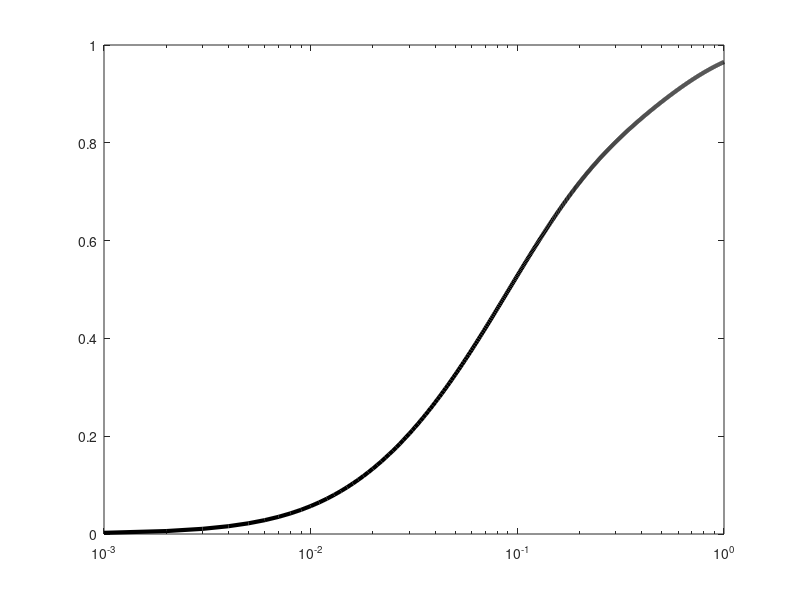

The MATLAB source for this figure: (Note: this script raises an error after producing the figure.)
%% snase.m 2008-01-18: 

clear

global Time
global N_ex_0
global k1 k2 k3 k4 k5 k6 k7 k8 k9 k10
global n


%%%%%%%%%%%%%%%%%%%%%%%%%%%%%%%%%%%%
%% generate "exp" data from fitted Rates/Norm-Amp //2008-01-17 Sabrina's
%% DATA_FOR_KRISHNA.XLS:

Time=[0:0.001:1];

Data0=[0    2.4		0.32	13.5	0.55	199 	-0.034];   %Refolding data at zero denaturant

N_ex_0=1 - (Data0(3)*exp(-Data0(2)*Time) + Data0(5)*exp(-Data0(4)*Time) + Data0(7)*exp(-Data0(6)*Time))/(Data0(3)+Data0(5)+Data0(7));
semilogx(Time, N_ex_0,'k','LineWidth',3)
hold on


% %%%%%%%%%%%%%%%%%%%%%%%%%%%%%%%%%%%%
% %%fitting to SNase_PPOE_1 model:
% n=1;
% 
% %choose initial values for fitting:
% inipara_k=[15.7 0.58 465 3e-3 262 3.58 3109 909];
% for i=1:8
%     inipara_k(i)=inipara_k(i)*10^random('Normal',0,1);
% end
% 
% lowBd=[0 0 0 0 0 0 0 0];
% uppBd=[Inf Inf Inf Inf Inf Inf Inf Inf];
% options=optimset('MaxIter',100);
% [fitPara_k,r1_k,r2_k,exitFlag_k,output_k]=lsqnonlin(@snase_fit_k,inipara_k,lowBd,uppBd,options);
% 
% k_ppoe1=fitPara_k %fitted k1,k2,..,k8
% 
% %%plot fitted N & U, Is curves:
% k1=fitPara_k(1);  k2=fitPara_k(2);  k3=fitPara_k(3);  k4=fitPara_k(4); 
% k5=fitPara_k(5);  k6=fitPara_k(6);  k7=fitPara_k(7);  k8=fitPara_k(8);
% [t,y] = ode15s('snase_folding_ppoe1',Time,[1 0 0 0 0]); 
% semilogx(t,y(:,1),'b'); hold on %plot U
% semilogx(t,y(:,2),'g'); hold on %plot I
% semilogx(t,y(:,3),'r'); hold on %plot N by red color *
% semilogx(t,y(:,4),'m'); hold on %plot I1x 
% semilogx(t,y(:,5),'y'); hold on %plot I2x 
% xlabel('Time (s)')
% ylabel('Population')
% axis([1e-3 1.1 -0.05 1.05])
% title('PPOE_1 Fitting')

% 
% 
% inipara_m=[-2 1 -2 1 -1 0 0 0];
% 
% lowBd=[-5 -5 -5 -5 -5 -5 -5 -5];
% uppBd=[5 5 5 5 5 5 5 5];
% options=optimset('MaxIter',50);
% [fitPara_m,r1_m,r2_m,exitFlag_m,output_m]=lsqnonlin(@snase_fit_m,inipara_m,lowBd,uppBd,options,k_ppoe1);
% 
% m_ppoe1=fitPara_m %fitted m1,m2,...m8
% 
% 
% 
% 





% 
%%%%%%%%%%%%%%%%%%%%%%%%%%%%%%%%%%%%
%%fitting to SNase_PPOE_2 model:
n=2;
inipara_k=[209.830	23.7970	7340.40	0.00002078	49.741	0.0018643	3322.900	3.49160	2446.00000	924.22];

% for i=1:8
%     inipara_k(i)=inipara_k(i)*10^random('Normal',0,1);
% %     inipara_k(i)=normrnd(inipara_k(i), inipara_k(i));
% %     if(inipara_k(i)<=0) inipara_k(i)=1e-5; end
% end

lowBd=[0 0 0 0 0 0 0 0 0 0];
uppBd=[Inf Inf Inf Inf Inf Inf Inf Inf Inf Inf];
options=optimset('MaxIter',100);
[fitPara_k,r1_k,r2_k,exitFlag_k,output_k]=lsqnonlin(@snase_fit_k,inipara_k,lowBd,uppBd,options);

k_ppoe2=fitPara_k %fitted k1,k2,..,k9,k10

k1=fitPara_k(1);  k2=fitPara_k(2);  k3=fitPara_k(3);  k4=fitPara_k(4); k5=fitPara_k(5);
k6=fitPara_k(6);  k7=fitPara_k(7);  k8=fitPara_k(8);  k9=fitPara_k(9); k10=fitPara_k(10);
[t,y] = ode15s('snase_folding_ppoe2',Time,[1 0 0 0 0 0]); 
% subplot(2,2,2)
semilogx(t,y(:,1),'b'); hold on %plot U
semilogx(t,y(:,2),'g'); hold on %plot I1
semilogx(t,y(:,3),'g'); hold on %plot I2 
semilogx(t,y(:,4),'r'); hold on %plot N by red color * 
semilogx(t,y(:,5),'m'); hold on %plot I1x 
semilogx(t,y(:,6),'y'); hold on %plot I1x 
xlabel('Time (s)')
ylabel('Population')
axis([1e-3 1 -0.05 1.05])
title('PPOE_2 Fitting')

% 
% 
% %%%%%%%%%%%%%%%%%%%%%%%%%%%%%%%%%%%%
% %%fitting to SNase_PPOE_3 model:
% n=3;
% inipara_k=[15 1 500 1 200 5];
% 
% lowBd=[0 0 0 0 0 0];
% uppBd=[Inf Inf Inf Inf Inf Inf];
% options=optimset('MaxIter',75);
% [fitPara_k,r1_k,r2_k,exitFlag_k,output_k]=lsqnonlin(@snase_fit_k,inipara_k,lowBd,uppBd,options);
% 
% k_ppoe3=fitPara_k %fitted k1,k2,..,k8
% 
% k1=fitPara_k(1);  k2=fitPara_k(2);  k3=fitPara_k(3);  k4=fitPara_k(4); 
% k5=fitPara_k(5);  k6=fitPara_k(6); 
% [t,y] = ode15s('snase_folding_ppoe3',Time,[1 0 0 0]); 
% subplot(2,2,3)
% semilogx(t,y(:,1),'b'); hold on %plot U
% semilogx(t,y(:,2),'g'); hold on %plot I
% semilogx(t,y(:,3),'r'); hold on %plot N by red color *
% semilogx(t,y(:,4),'m'); hold on %plot Ix 
% xlabel('Time (s)')
% ylabel('Population')
% axis([1e-3 1 -0.05 1.05])
% title('PPOE_3 Fitting')
% 
% 
% 
% %%%%%%%%%%%%%%%%%%%%%%%%%%%%%%%%%%%%
% %%fitting to SNase_IUP model:
% n=4;
% inipara_k=[133.0400	0.000056065	13.7820	7.399100e-009	83.9190	0.00010986	2.46170	0.0049385];
% 
% % for i=1:8
% %     inipara_k(i)=inipara_k(i)*10^random('Normal',0,1);
% % end
% 
% lowBd=[0 0 0 0 0 0 0 0];
% uppBd=[Inf Inf Inf Inf Inf Inf Inf Inf];
% options=optimset('MaxIter',100);
% [fitPara_k,r1_k,r2_k,exitFlag_k,output_k]=lsqnonlin(@snase_fit_k,inipara_k,lowBd,uppBd,options);
% 
% k_iup=fitPara_k %fitted k1,k2,..,k8
% 
% k1=fitPara_k(1);  k2=fitPara_k(2);  k3=fitPara_k(3);  k4=fitPara_k(4); 
% k5=fitPara_k(5);  k6=fitPara_k(6);  k7=fitPara_k(7);  k8=fitPara_k(8);
% [t,y] = ode15s('snase_folding_iup',Time,[1 0 0 0]); 
% % subplot(2,2,4)
% semilogx(t,y(:,1),'b'); hold on %plot U
% semilogx(t,y(:,2),'g'); hold on %plot I1
% semilogx(t,y(:,4),'r'); hold on %plot N by red color *
% semilogx(t,y(:,3),'c'); hold on %plot I2 
% xlabel('Time (s)')
% ylabel('Population')
% axis([1e-3 1.1 -0.05 1.05])
% title('IUP Fitting')





% %%%%%%%%%%%%%%%%%%%%%%%%%%%%%%%%%%%%
% %%fitting to SNase_PPOE_4 model:
% n=5;
% inipara_k=[100 100 100 100 100 100 100 100];
% 
% for i=1:8
%     inipara_k(i)=inipara_k(i)*10^random('Normal',0,1);
% %     inipara_k(i)=normrnd(inipara_k(i), inipara_k(i));
% %     if(inipara_k(i)<=0) inipara_k(i)=1e-5; end
% end
% 
% lowBd=[0 0 0 0 0 0 0 0];
% uppBd=[Inf Inf Inf Inf Inf Inf Inf Inf];
% options=optimset('MaxIter',100);
% [fitPara_k,r1_k,r2_k,exitFlag_k,output_k]=lsqnonlin(@snase_fit_k,inipara_k,lowBd,uppBd,options);
% 
% k_ppoe4=fitPara_k %fitted k1,k2,..,k9,k10
% 
% k1=fitPara_k(1);  k2=fitPara_k(2);  k3=fitPara_k(3);  k4=fitPara_k(4); k5=fitPara_k(5);
% k6=fitPara_k(6);  k7=fitPara_k(7);  k8=fitPara_k(8);
% [t,y] = ode15s('snase_folding_ppoe4',Time,[1 0 0 0 0]); 
% % subplot(2,2,2)
% semilogx(t,y(:,1),'b'); hold on %plot U
% semilogx(t,y(:,2),'g'); hold on %plot I1
% semilogx(t,y(:,3),'y'); hold on %plot I2 
% semilogx(t,y(:,4),'r'); hold on %plot N by red color * 
% semilogx(t,y(:,5),'c'); hold on %plot I3 
% xlabel('Time (s)')
% ylabel('Population')
% axis([1e-3 1 -0.05 1.05])
% title('PPOE_4 Fitting')




% %%%%%%%%%%%%%%%%%%%%%%%%%%%%%%%%%%%%
% %%fitting to SNase_PPOE_5 model:
% n=6;
% inipara_k=[10 10 10 10 10 10 10 10 10 10];
% 
% for i=1:10
%     inipara_k(i)=inipara_k(i)*10^random('Normal',0,1);
% %     inipara_k(i)=normrnd(inipara_k(i), inipara_k(i));
% %     if(inipara_k(i)<=0) inipara_k(i)=1e-5; end
% end
% 
% lowBd=[0 0 0 0 0 0 0 0 0 0];
% uppBd=[Inf Inf Inf Inf Inf Inf Inf Inf Inf Inf];
% options=optimset('MaxIter',100);
% [fitPara_k,r1_k,r2_k,exitFlag_k,output_k]=lsqnonlin(@snase_fit_k,inipara_k,lowBd,uppBd,options);
% 
% k_ppoe5=fitPara_k %fitted k1,k2,..,k9,k10
% 
% k1=fitPara_k(1);  k2=fitPara_k(2);  k3=fitPara_k(3);  k4=fitPara_k(4); k5=fitPara_k(5);
% k6=fitPara_k(6);  k7=fitPara_k(7);  k8=fitPara_k(8);  k9=fitPara_k(9);  k10=fitPara_k(10);
% [t,y] = ode15s('snase_folding_ppoe5',Time,[1 0 0 0 0 0]); 
% % subplot(2,2,2)
% semilogx(t,y(:,1),'b'); hold on %plot U
% semilogx(t,y(:,2),'g'); hold on %plot I1
% semilogx(t,y(:,3),'y'); hold on %plot I2 
% semilogx(t,y(:,4),'r'); hold on %plot N by red color * 
% semilogx(t,y(:,5),'c'); hold on %plot I3 
% semilogx(t,y(:,6),'m'); hold on %plot I4 
% xlabel('Time (s)')
% ylabel('Population')
% axis([1e-3 1 -0.05 1.05])
% title('PPOE_5 Fitting')